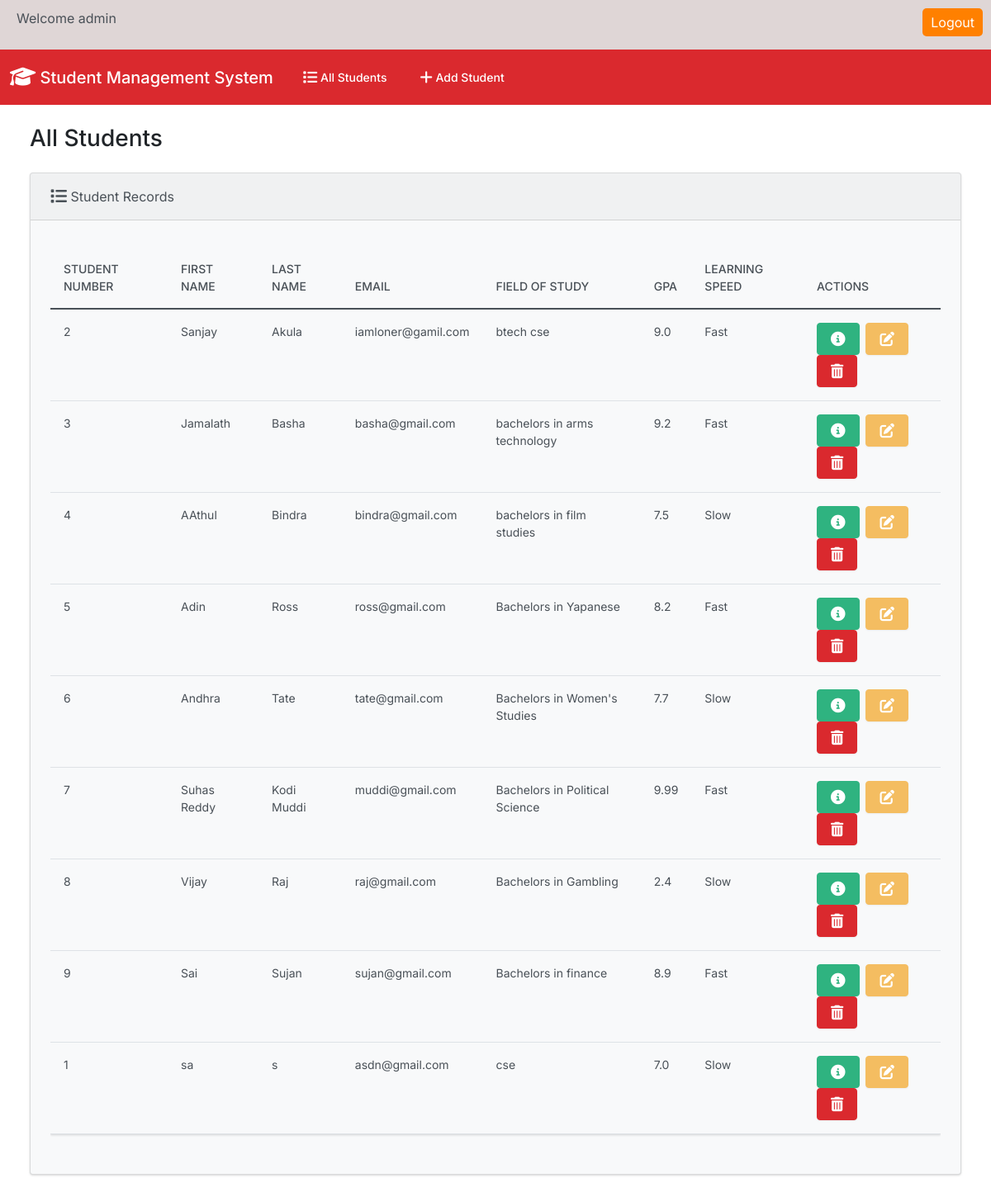
The app's page /index/ with its own data.
### students/models.py (models this page shows, shortened)
class Student(models.Model):
  student_number = models.PositiveIntegerField()
  first_name = models.CharField(max_length=50)
  last_name = models.CharField(max_length=50)
  email = models.EmailField(max_length=100)
  field_of_study = models.CharField(max_length=50)
  gpa = models.FloatField()

### students/views.py (the view)
# urls.py: path('', views.index, name='index'),
def index(request):
  return render(request, 'students/index.html', {
    'students': Student.objects.all()
  })

### students/templates/students/index.html (shortened to what this page needs)
{% extends "students/base.html" %}
{% block body %}
<h3 class="m-4">All Students</h3>
<div class="row">
  <div class="col-12">
    {% if students %}
    <div class="card bg-light ms-4 me-4 mb-4">
      <div class="card-header">
        <i class="fa-solid fa-list fa-lg"></i> Student Records
      </div>
      <div class="card-body">
        <p class="card-text">
          <div class="table-responsive">
            <table class="table table-hover">
              <thead>
                <tr>
                  <th scope="col">Student Number</th>
                  <th scope="col">First Name</th>
                  <th scope="col">Last Name</th>
                  <th scope="col">Email</th>
                  <th scope="col">Field of Study</th>
                  <th scope="col">GPA</th>
                  <th scope="col">Learning Speed</th>
                  <th scope="col">Actions</th>
                </tr>
              </thead>
              <tbody>
                {% for student in students %}
                  <tr>
                    <td>{{ student.student_number }}</td>
                    <td>{{ student.first_name }}</td>
                    <td>{{ student.last_name }}</td>
                    <td>{{ student.email }}</td>
                    <td>{{ student.field_of_study }}</td>
                    <td>{{ student.gpa }}</td>
                    <td>
                      {% if student.gpa < 8 %}
                        Slow
                      {% else %}
                        Fast
                      {% endif %}
                    </td>
                    <td>
                      <button type="button" class="btn btn-success me-1" href="{% url 'view_student' student.id %}" data-bs-toggle="modal" data-bs-target="#myModal{{student.id}}">
                      </button>
                      <a class="btn btn-warning me-1" href="{% url 'edit' student.id %}">
                      </a>
                      <button type="button" class="btn btn-danger" data-bs-toggle="modal" data-bs-target="#delete{{student.id}}">
                      </button>
                    </td>
                  </tr>
                {% endfor %}
              </tbody>
            </table>
          </div>
        </p>
      </div>
    </div>
    {% else %}
      <h5 class="alert alert-primary ms-4 me-4">No Student Records</h5>
    {% endif %}
  </div>
</div>
{% endblock %}

### students/templates/students/base.html (shortened to what this page needs)
{% load static %}
<!DOCTYPE html>
<html lang="en">
  <head>
    <link rel="stylesheet" href="https://cdnjs.cloudflare.com/ajax/libs/font-awesome/6.1.1/css/all.min.css">
    <link href="{% static 'css/bootstrap.min.css' %}" rel="stylesheet">
  </head>
  <body>
      <header>
          <div class="user-info">
              <p>Welcome admin  {{ logged_in_user.username }}</p>
          </div>
          <form action="{% url 'logout' %}" method="post">
              <button type="submit">Logout</button>
          </form>
      </header>
  </body>
  </html>
  <body class="d-flex flex-column min-vh-100">
    <nav class="navbar navbar-expand-lg navbar-dark bg-danger">
      <div class="container-fluid">
        <a class="navbar-brand" href="{% url 'index' %}">
          <i class="fa-solid fa-graduation-cap fa-lg"></i> Student Management System
        </a>
        <div class="collapse navbar-collapse" id="navbarColor01">
          <ul class="navbar-nav me-auto">
            <li class="nav-item">
              <a class="nav-link" href="{% url 'index' %}">
                 All Students
              </a>
            </li>
            <li class="nav-item">
              <a class="nav-link" href="{% url 'add' %}">
                 Add Student
              </a>
            </li>
          </ul>
        </div>
      </div>
    </nav>
    <div class="container-fluid">
      {% block body %}
      {% endblock %}
    </div>
  </body>
</html>

### students/templates/students/base.html (style rules this page uses)
header { background-color: #dfd6d6; padding: 10px; display: flex; justify-content: space-between; }
.user-info { display: flex; align-items: center; }
.user-info p { margin-right: 10px; margin-left: 10px; }
form { margin: 0; }
button { padding: 5px 10px; background-color: #ff8000; color: #fff; border: none; border-radius: 5px; cursor: pointer; }

### records on screen
Student: student_number "2", first_name "Sanjay", last_name "Akula", email "iamloner@gamil.com", field_of_study "btech cse", gpa "9.0", shows "Fast"
Student: student_number "3", first_name "Jamalath", last_name "Basha", email "basha@gmail.com", field_of_study "bachelors in arms technology", gpa "9.2", shows "Fast"
Student: student_number "4", first_name "AAthul", last_name "Bindra", email "bindra@gmail.com", field_of_study "bachelors in film studies", gpa "7.5", shows "Slow"
Student: student_number "5", first_name "Adin", last_name "Ross", email "ross@gmail.com", field_of_study "Bachelors in Yapanese", gpa "8.2", shows "Fast"
Student: student_number "6", first_name "Andhra", last_name "Tate", email "tate@gmail.com", field_of_study "Bachelors in Women's Studies", gpa "7.7", shows "Slow"
Student: student_number "7", first_name "Suhas Reddy", last_name "Kodi Muddi", email "muddi@gmail.com", field_of_study "Bachelors in Political Science", gpa "9.99", shows "Fast"
Student: student_number "8", first_name "Vijay", last_name "Raj", email "raj@gmail.com", field_of_study "Bachelors in Gambling", gpa "2.4", shows "Slow"
Student: student_number "9", first_name "Sai", last_name "Sujan", email "sujan@gmail.com", field_of_study "Bachelors in finance", gpa "8.9", shows "Fast"
Student: student_number "1", first_name "sa", last_name "s", email "asdn@gmail.com", field_of_study "cse", gpa "7.0", shows "Slow"
